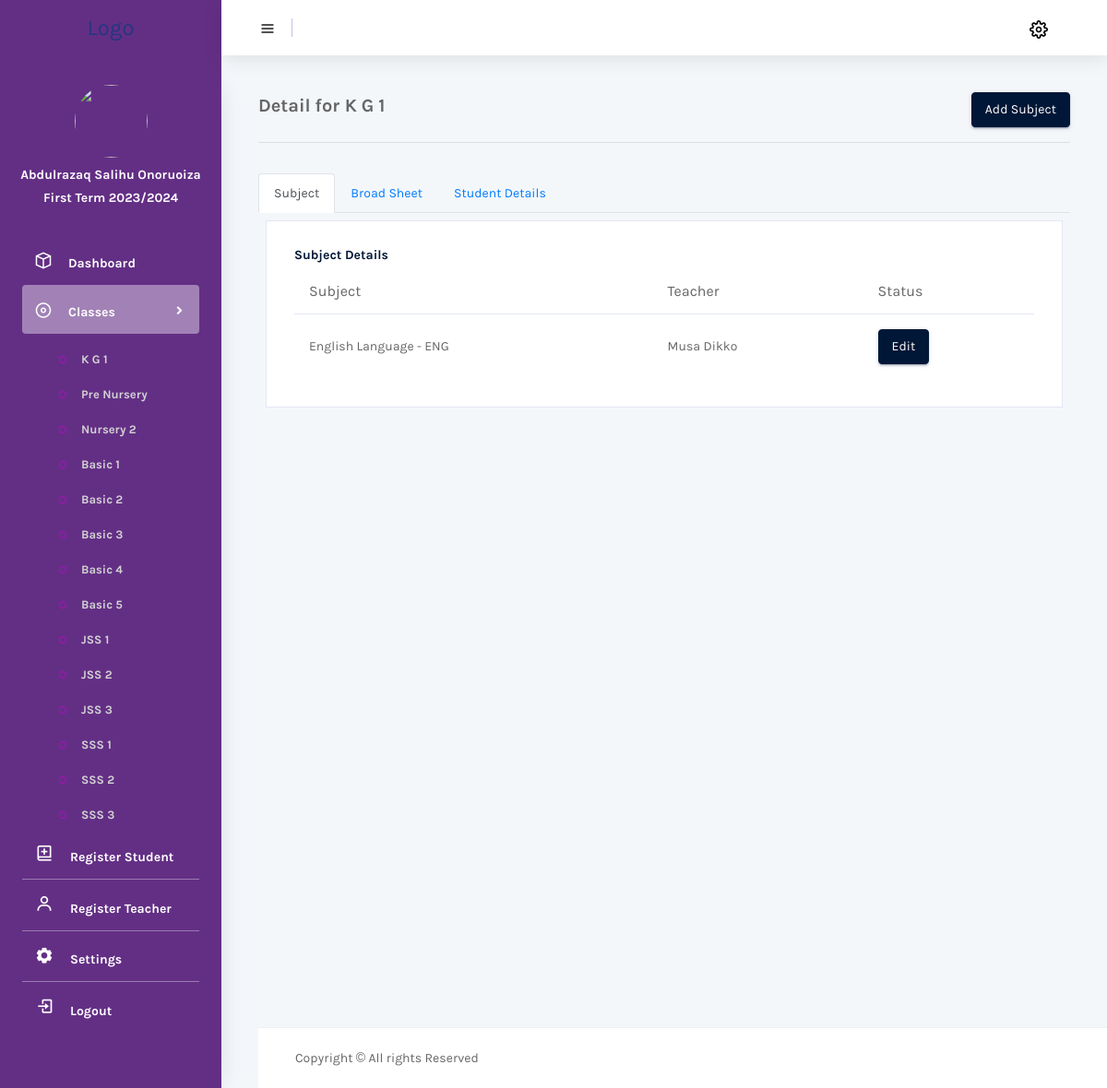
Page /class.php?class=1 (signed in) on the earlier database version.
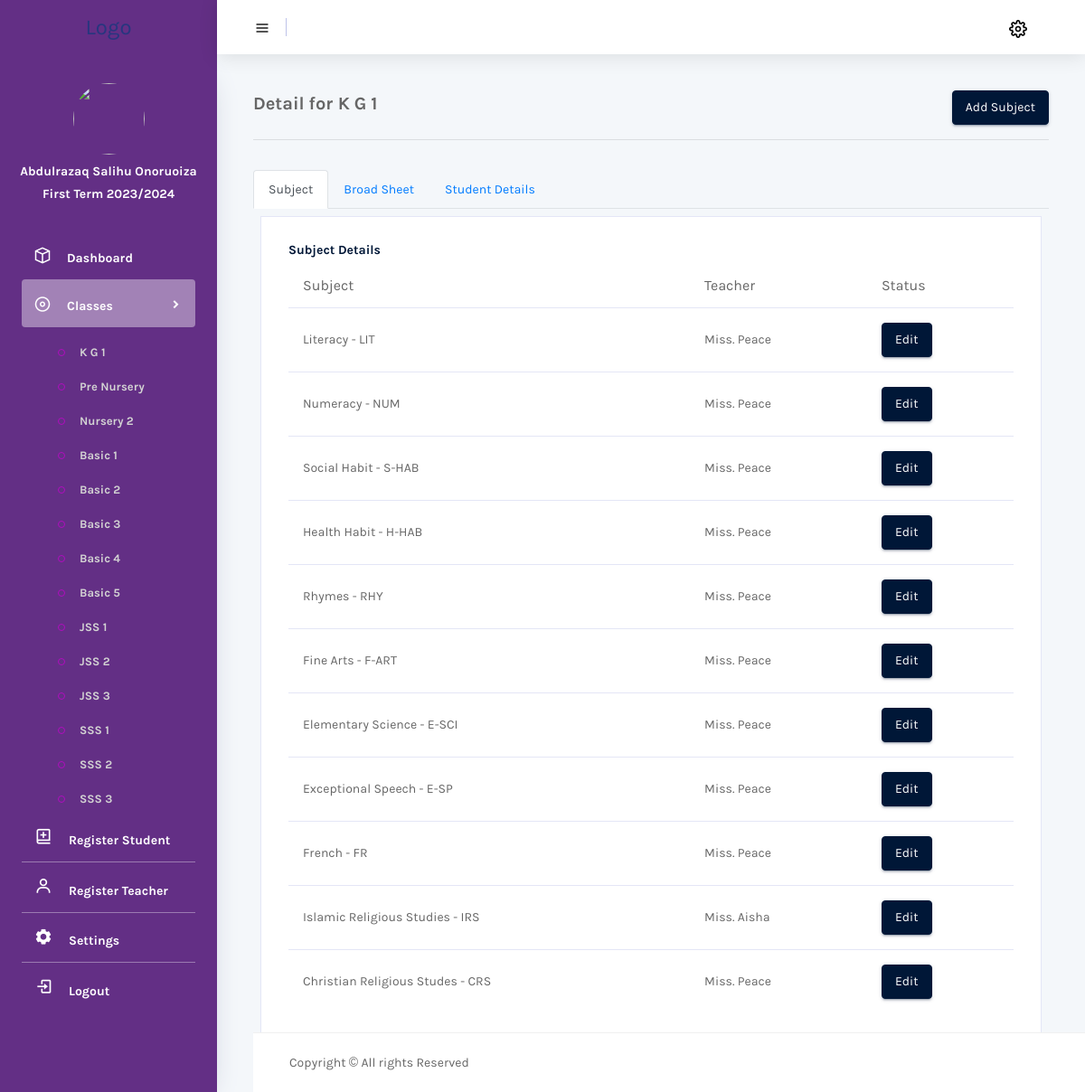
Same page on the later database version.
### tables this page shows
CREATE TABLE `classes` (
  `id` int(200) NOT NULL,
  `classes` varchar(255) NOT NULL
);

CREATE TABLE `kg1_subjects` (
  `id` int(200) NOT NULL,
  `subject` varchar(255) NOT NULL,
  `subject_abr` varchar(255) NOT NULL,
  `subject_teacher` varchar(200) NOT NULL
);

### class.php (the view, shortened to what this page needs)
<?php
include 'config.php';
$status = $_SESSION['user'];
$sql = "SELECT * FROM admin WHERE email = ? OR phone = ?";
$stmt = mysqli_prepare($conn, $sql);
if ($stmt) {
    mysqli_stmt_bind_param($stmt, "ss", $status, $status);
    mysqli_stmt_execute($stmt);
    $result = mysqli_stmt_get_result($stmt);
    if ($row = mysqli_fetch_assoc($result)) {
        $name = $row['name'];
    } else {
        header('Location: login.php');
        exit();
    }
} else {
    echo "Internal server error. Please try again later.";
    exit();
}
?>
<!DOCTYPE html>
<html lang="en">
<head>
    <link href='https://unpkg.com/boxicons@2.1.4/css/boxicons.min.css' rel='stylesheet'>
    <link rel="stylesheet" href="vendors/mdi/css/materialdesignicons.min.css">
    <link rel="stylesheet" href="vendors/feather/feather.css">
    <link rel="stylesheet" href="vendors/base/vendor.bundle.base.css">
    <link rel="stylesheet" href="css/style.css">
    <link rel="stylesheet" href="custom-columns.css">
</head>
<body>
    <div class="container-scroller">
        <?php include 'nav.php'; ?>
        <div class="container-fluid page-body-wrapper">
            <?php include 'sidebar.php'; ?>
            <?php
            $class = htmlspecialchars($_GET['class']);
            if ($class == 1) {
                $class_db = 'kg1_subjects';
            } elseif ($class == 2) {
                $class_db = 'pre_nursery_subjects';
            } elseif ($class == 3) {
                $class_db = 'nursery2_subjects';
            } elseif ($class == 4) {
                $class_db = 'basic1_subjects';
            } elseif ($class == 5) {
                $class_db = 'basic2_subjects';
            } elseif ($class == 6) {
                $class_db = 'basic3_subjects';
            } elseif ($class == 7) {
                $class_db = 'basic4_subjects';
            } elseif ($class == 8) {
                $class_db = 'basic5_subjects';
            } elseif ($class == 9) {
                $class_db = 'jss1_subjects';
            } elseif ($class == 10) {
                $class_db = 'jss2_subjects';
            } elseif ($class == 11) {
                $class_db = 'jss3_subjects';
            } elseif ($class == 12) {
                $class_db = 'sss1_subjects';
            } elseif ($class == 13) {
                $class_db = 'sss2_subjects';
            } elseif ($class == 14) {
                $class_db = 'sss3_subjects';
            } else {
            }
            $class_sql = "SELECT classes FROM classes WHERE id = $class";
            $class_result = $conn->query($class_sql);
            if ($class_result->num_rows > 0) {
                $class_row = $class_result->fetch_assoc();
                $class_name = $class_row["classes"];
            } else {
                echo "";
            }
            $subject_and_teacher_sql = "SELECT * FROM $class_db";
            $subject_and_teachers = mysqli_query($conn, $subject_and_teacher_sql);
            ?>
            <div class="main-panel">
                <div class="content-wrapper">
                    <div style="display: flex; justify-content: space-between; align-items: center;">
                        <h5 style="font-weight: bold; margin-right: 10px;">Detail for <?php echo $class_name ?></h5>
                        <a href="addsubjects.php?class=<?php echo $class ?>">
                            <button class="btn btn-dark">Add Subject</button>
                        </a>
                    </div>
                    <hr> <br>
                    <?php
                        if ($_SESSION['status'] !== 'SUPER_ADMIN') {
                            $activetab = 'active';
                            $showtab = 'show';
                        }else{
                            $activetab = '';
                        }
                    ?>
                    <ul class="nav nav-tabs" id="myTabs">
                        <?php if ($_SESSION['status'] == 'SUPER_ADMIN') { ?>
                            <li class="nav-item">
                                <a class="nav-link active" id="tab1-tab" data-toggle="tab" href="#tab1">Subject</a>
                            </li>
                        <?php } ?>
                        <li class="nav-item">
                            <a class="nav-link <?php echo $activetab ?>" id="tab2-tab" data-toggle="tab" href="#tab2">Broad Sheet</a>
                        </li>
                        <li class="nav-item">
                            <a class="nav-link" id="tab3-tab" data-toggle="tab" href="#tab3">Student Details</a>
                        </li>
                    </ul>
                    <div class="tab-content mt-2">
                        <?php if ($_SESSION['status'] == 'SUPER_ADMIN') { ?>
                            <div class="tab-pane fade show active" id="tab1">
                                <div class="col-lg-12 grid-margin stretch-card">
                                    <div class="card">
                                        <div class="card-body">
                                            <h4 class="card-title">Subject Details</h4>
                                            <div class="table-responsive">
                                                <table class="table">
                                                    <thead>
                                                        <tr>
                                                            <th>Subject</th>
                                                            <th>Teacher</th>
                                                            <th>Status</th>
                                                        </tr>
                                                    </thead>
                                                    <tbody>
                                                        <?php foreach ($subject_and_teachers as $subject_and_teacher) { ?>
                                                            <tr>
                                                                <td><?php echo $subject_and_teacher['subject'] ?> - <?php echo $subject_and_teacher['subject_abr'] ?></td>
                                                                <td><?php echo $subject_and_teacher['subject_teacher'] ?></td>
                                                                <td>
                                                                    <div class="dropdown">
                                                                        <button class="btn btn-dark" type="button">
                                                                            Edit
                                                                        </button>
                                                                    </div>
                                                                </td>
                                                            </tr>
                                                        <?php } ?>
                                                    </tbody>
                                                </table>
                                            </div>
                                        </div>
                                    </div>
                                </div>
                            </div>
                        <?php } ?>
                    </div>
                    <?php include 'footer.php' ?>
                </div>
            </div>
        </div>
</body>
</html>

### nav.php (shortened to what this page needs)
<nav class="navbar col-lg-12 col-12 p-0 fixed-top d-flex flex-row">
    <div class="text-center navbar-brand-wrapper d-flex align-items-center justify-content-center">
        <a class="navbar-brand brand-logo" href="index.php">Logo</a>
    </div>
    <div class="navbar-menu-wrapper d-flex align-items-center justify-content-end">
        <button class="navbar-toggler navbar-toggler align-self-center" type="button" data-toggle="minimize">
            <span class="icon-menu"></span>
        </button>
        <ul class="navbar-nav navbar-nav-right">
            <li class="nav-item dropdown d-flex mr-4 ">
                <a class="nav-link count-indicator dropdown-toggle d-flex align-items-center justify-content-center" id="notificationDropdown" href="#" data-toggle="dropdown">
                    <i class="icon-cog"></i>
                </a>
            </li>
        </ul>
    </div>
</nav>

### sidebar.php (shortened to what this page needs)
<nav class="sidebar sidebar-offcanvas" id="sidebar" style="background-color: #632F85">
    <div class="user-profile">
        <div class="user-image">
            <img src="images/teachers/<?php echo $_SESSION['img'] ?>">
        </div>
        <div class="user-name">
            <?php echo $name ?>
        </div>
        <div class="user-designation">
            First Term 2023/2024
        </div>
    </div>
    <ul class="nav">
        <li class="nav-item">
            <a class="nav-link" href="index.php">
                <i class="icon-box menu-icon"></i>
                <span class="menu-title">Dashboard</span>
            </a>
        </li>
        <li class="nav-item">
            <a class="nav-link" data-toggle="collapse" href="#ui-basic" aria-expanded="false" aria-controls="ui-basic">
                <i class="icon-disc menu-icon"></i>
                <span class="menu-title">Classes</span>
                <i class="menu-arrow"></i>
            </a>
            <div class="collapse" id="ui-basic">
                <ul class="nav flex-column sub-menu">
                    <?php
                    $sql = 'SELECT * FROM classes';
                    $querys = mysqli_query($conn, $sql);
                    $classes = mysqli_fetch_all($querys, MYSQLI_ASSOC);
                    ?>
                    <?php
                    foreach ($classes as $class) { ?>
                        <li class="nav-item"> <a class="nav-link" href="class.php?class=<?php echo $class['id'] ?>" style="font-size: 13px; margin-bottom:-8px; color:lightgray !important"><?php echo $class['classes'] ?></a></li>
                    <?php } ?>
                </ul>
            </div>
        </li>
        <?php
        if ($_SESSION['status'] == 'SUPER_ADMIN') { ?>
            <li class="nav-item">
                <a class="nav-link" href="addstudent.php">
                    <i class='menu-icon bx bx-book-add' style="font-size: 20px;"></i>
                    <span class="menu-title">Register Student</span>
                </a>
            </li>
            <li class="nav-item">
                <a class="nav-link" href="addteacher.php">
                    <i class='menu-icon bx bx-user' style="font-size: 20px;"></i>
                    <span class="menu-title">Register Teacher</span>
                </a>
            </li>
        <?php }else{} ?>
        <li class="nav-item">
            <a class="nav-link" href="settings.php">
                <i class='menu-icon bx bxs-cog' style="font-size: 20px;"></i>
                <span class="menu-title">Settings</span>
            </a>
        </li>
        <li class="nav-item">
            <a class="nav-link" href="logout.php">
                <i class='menu-icon bx bx-log-in' style="font-size: 20px;"></i>
                <span class="menu-title">Logout</span>
            </a>
        </li>
    </ul>
</nav>

### footer.php
<footer class="footer" style="position: fixed; bottom: 0; width: 100%;">
    <div class="d-sm-flex justify-content-center justify-content-sm-between">
        <span class="text-muted d-block text-center text-sm-left d-sm-inline-block">Copyright © All rights
            Reserved</span>
    </div>
</footer>

Differences in the rows shown:
removed kg1_subjects: subject "English Language", subject_abr "ENG", subject_teacher "Musa Dikko"
added kg1_subjects: subject "Literacy", subject_abr "LIT", subject_teacher "Miss. Peace"
added kg1_subjects: subject "Numeracy", subject_abr "NUM", subject_teacher "Miss. Peace"
added kg1_subjects: subject "Social Habit", subject_abr "S-HAB", subject_teacher "Miss. Peace"
added kg1_subjects: subject "Health Habit", subject_abr "H-HAB", subject_teacher "Miss. Peace"
added kg1_subjects: subject "Rhymes", subject_abr "RHY", subject_teacher "Miss. Peace"
added kg1_subjects: subject "Fine Arts", subject_abr "F-ART", subject_teacher "Miss. Peace"
added kg1_subjects: subject "Elementary Science", subject_abr "E-SCI", subject_teacher "Miss. Peace"
added kg1_subjects: subject "Exceptional Speech", subject_abr "E-SP", subject_teacher "Miss. Peace"
added kg1_subjects: subject "French", subject_abr "FR", subject_teacher "Miss. Peace"
added kg1_subjects: subject "Islamic Religious Studies", subject_abr "IRS", subject_teacher "Miss. Aisha"
added kg1_subjects: subject "Christian Religious Studes", subject_abr "CRS", subject_teacher "Miss. Peace"
